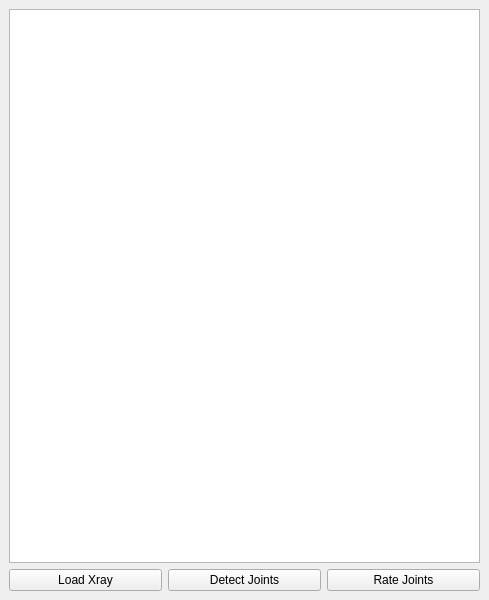
<?xml version="1.0" encoding="UTF-8"?>
<ui version="4.0">
 <class>MainWindow</class>
 <widget class="QMainWindow" name="MainWindow">
  <property name="geometry">
   <rect>
    <x>0</x>
    <y>0</y>
    <width>489</width>
    <height>600</height>
   </rect>
  </property>
  <property name="windowTitle">
   <string>MainWindow</string>
  </property>
  <widget class="QWidget" name="centralWidget">
   <layout class="QGridLayout" name="gridLayout">
    <item row="1" column="2">
     <widget class="QPushButton" name="rateJointsButton">
      <property name="text">
       <string>Rate Joints</string>
      </property>
     </widget>
    </item>
    <item row="1" column="0">
     <widget class="QPushButton" name="LoadXray">
      <property name="text">
       <string>Load Xray</string>
      </property>
     </widget>
    </item>
    <item row="1" column="1">
     <widget class="QPushButton" name="dectectJointsButton">
      <property name="text">
       <string>Detect Joints</string>
      </property>
     </widget>
    </item>
    <item row="0" column="0" colspan="3">
     <widget class="QGraphicsView" name="xrayView"/>
    </item>
   </layout>
  </widget>
 </widget>
 <resources/>
 <connections/>
</ui>
